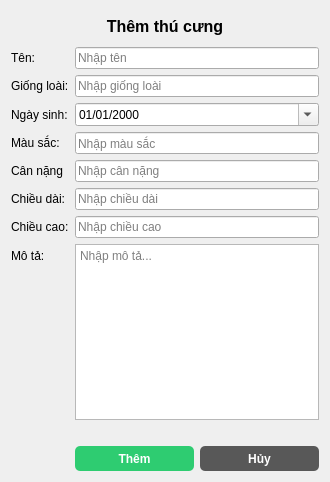
<?xml version="1.0" encoding="UTF-8"?>
<ui version="4.0">
 <class>AddPetDialog</class>
 <widget class="QDialog" name="AddPetDialog">
  <property name="geometry">
   <rect>
    <x>0</x>
    <y>0</y>
    <width>330</width>
    <height>482</height>
   </rect>
  </property>
  <property name="windowTitle">
   <string>Thêm thú cưng</string>
  </property>
  <property name="styleSheet">
   <string notr="true"/>
  </property>
  <layout class="QVBoxLayout" name="verticalLayout">
   <item>
    <widget class="QLabel" name="titleLabel">
     <property name="minimumSize">
      <size>
       <width>0</width>
       <height>30</height>
      </size>
     </property>
     <property name="font">
      <font>
       <pointsize>12</pointsize>
       <weight>75</weight>
       <bold>true</bold>
      </font>
     </property>
     <property name="styleSheet">
      <string notr="true">font-weight: bold;</string>
     </property>
     <property name="text">
      <string>Thêm thú cưng</string>
     </property>
     <property name="alignment">
      <set>Qt::AlignCenter</set>
     </property>
    </widget>
   </item>
   <item>
    <layout class="QFormLayout" name="formLayout">
     <item row="0" column="0">
      <widget class="QLabel" name="birthday">
       <property name="text">
        <string>Tên:</string>
       </property>
      </widget>
     </item>
     <item row="0" column="1">
      <widget class="QLineEdit" name="name">
       <property name="placeholderText">
        <string>Nhập tên</string>
       </property>
      </widget>
     </item>
     <item row="2" column="0">
      <widget class="QLabel" name="dateLabel">
       <property name="text">
        <string>Ngày sinh:</string>
       </property>
      </widget>
     </item>
     <item row="2" column="1">
      <widget class="QDateEdit" name="birth_date">
       <property name="displayFormat">
        <string>dd/MM/yyyy</string>
       </property>
       <property name="calendarPopup">
        <bool>true</bool>
       </property>
      </widget>
     </item>
     <item row="3" column="0">
      <widget class="QLabel" name="amountLabel">
       <property name="text">
        <string>Màu sắc:</string>
       </property>
      </widget>
     </item>
     <item row="7" column="0">
      <widget class="QLabel" name="detailsLabel">
       <property name="text">
        <string>Mô tả:</string>
       </property>
      </widget>
     </item>
     <item row="7" column="1">
      <widget class="QTextEdit" name="special_features">
       <property name="placeholderText">
        <string>Nhập mô tả...</string>
       </property>
      </widget>
     </item>
     <item row="8" column="1">
      <layout class="QHBoxLayout" name="horizontalLayout_3">
       <property name="topMargin">
        <number>20</number>
       </property>
       <item>
        <widget class="QPushButton" name="btn_add_pet">
         <property name="minimumSize">
          <size>
           <width>70</width>
           <height>25</height>
          </size>
         </property>
         <property name="styleSheet">
          <string notr="true">QPushButton {
	background-color: #2ecc71;
	color: #fff;
	border: none;
	border-radius: 5px;
	font-weight: bold;
}
</string>
         </property>
         <property name="text">
          <string>Thêm</string>
         </property>
        </widget>
       </item>
       <item>
        <widget class="QPushButton" name="btn_cancel">
         <property name="minimumSize">
          <size>
           <width>70</width>
           <height>25</height>
          </size>
         </property>
         <property name="styleSheet">
          <string notr="true">QPushButton {
	background-color: #585858;
	color: #fff;
	border: none;
	border-radius: 5px;
	font-weight: bold;
}</string>
         </property>
         <property name="text">
          <string>Hủy</string>
         </property>
        </widget>
       </item>
      </layout>
     </item>
     <item row="1" column="0">
      <widget class="QLabel" name="categoryLabel_3">
       <property name="text">
        <string>Giống loài:</string>
       </property>
      </widget>
     </item>
     <item row="1" column="1">
      <widget class="QLineEdit" name="breed">
       <property name="placeholderText">
        <string>Nhập giống loài</string>
       </property>
      </widget>
     </item>
     <item row="3" column="1">
      <widget class="QLineEdit" name="color">
       <property name="placeholderText">
        <string>Nhập màu sắc</string>
       </property>
      </widget>
     </item>
     <item row="4" column="0">
      <widget class="QLabel" name="amountLabel_2">
       <property name="text">
        <string>Cân nặng</string>
       </property>
      </widget>
     </item>
     <item row="4" column="1">
      <widget class="QLineEdit" name="weight">
       <property name="placeholderText">
        <string>Nhập cân nặng</string>
       </property>
      </widget>
     </item>
     <item row="5" column="0">
      <widget class="QLabel" name="amountLabel_3">
       <property name="text">
        <string>Chiều dài:</string>
       </property>
      </widget>
     </item>
     <item row="5" column="1">
      <widget class="QLineEdit" name="length">
       <property name="placeholderText">
        <string>Nhập chiều dài</string>
       </property>
      </widget>
     </item>
     <item row="6" column="0">
      <widget class="QLabel" name="amountLabel_4">
       <property name="text">
        <string>Chiều cao:</string>
       </property>
      </widget>
     </item>
     <item row="6" column="1">
      <widget class="QLineEdit" name="height">
       <property name="placeholderText">
        <string>Nhập chiều cao</string>
       </property>
      </widget>
     </item>
    </layout>
   </item>
  </layout>
 </widget>
 <resources/>
 <connections/>
</ui>
